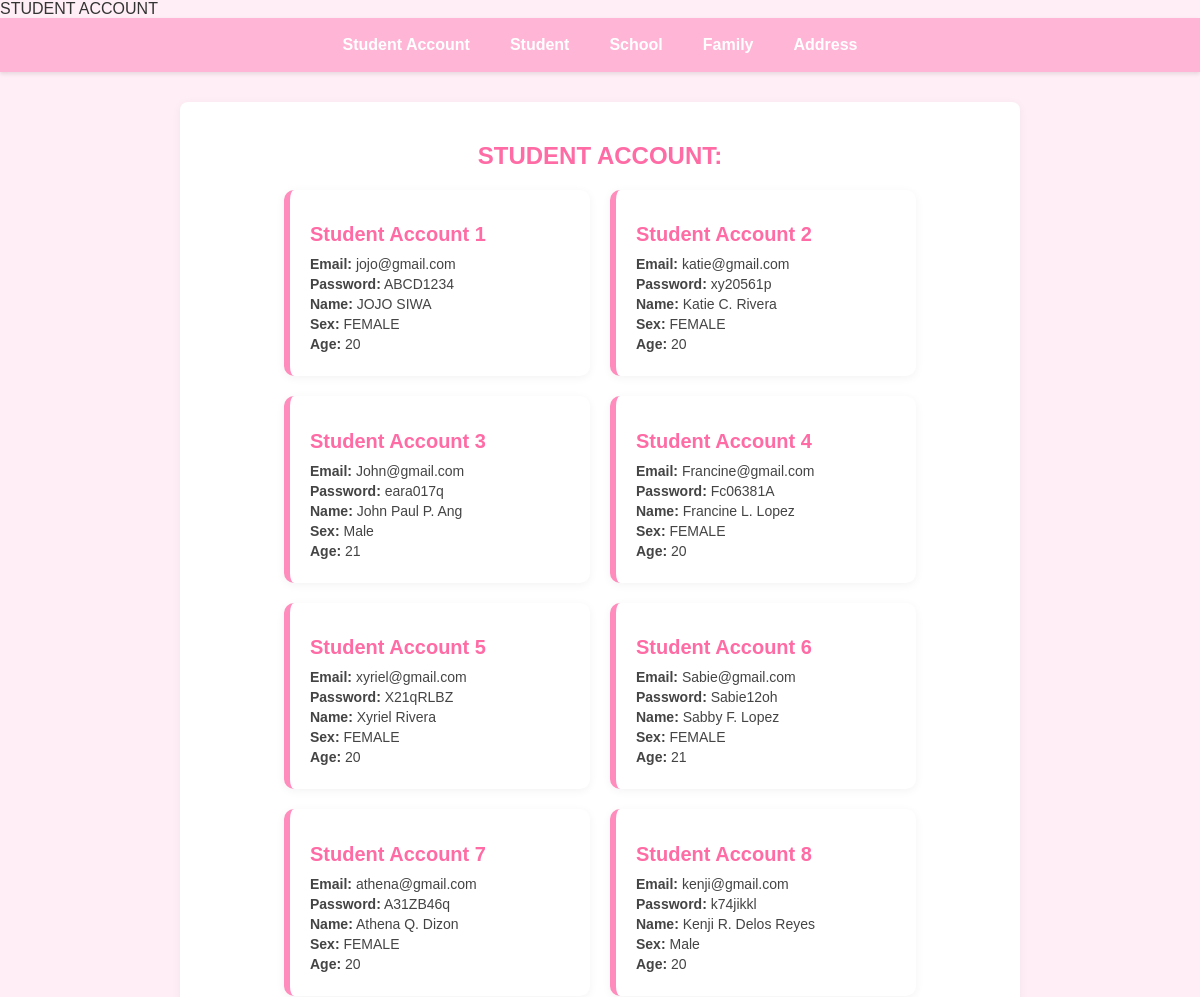
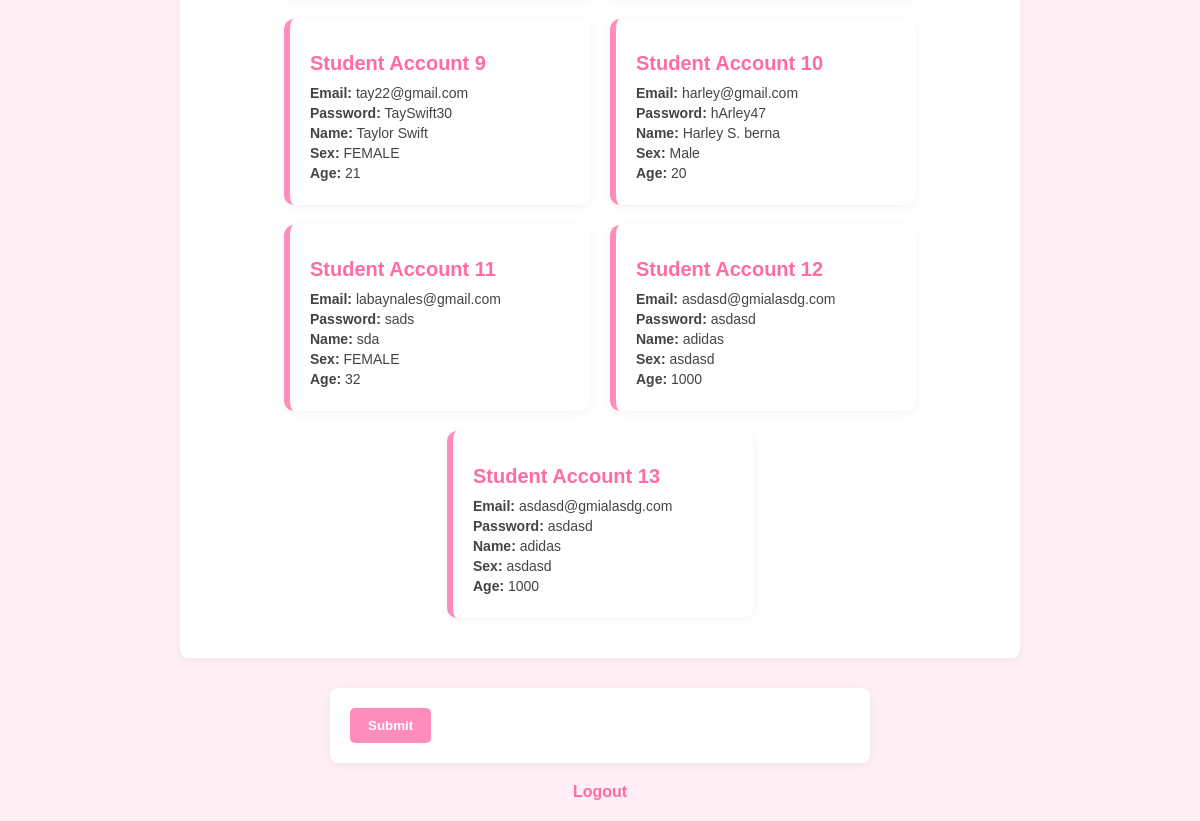
Screenshot of /account/ with the database file from the repository (2 pictures, top to bottom).
### online_enrollment/models.py (models this page shows, shortened)
class Account(models.Model):
    email = models.EmailField(max_length=100)
    password = models.CharField(max_length=100)
    name = models.CharField(max_length=100)
    sex = models.CharField(max_length=100)
    age = models.IntegerField()

### online_enrollment/views.py (the view)
def account_view(request):
    form = Account.objects.all()
    return render(request, 'student_acc.html', {'form': form} )

### online_enrollment/templates/student_acc.html (shortened to what this page needs)
{% extends 'dashboard.html' %}
{% block content %}
<h2>STUDENT ACCOUNT:</h2>
<div class="container">
    {% for x in form %}
    <div class="student-card">
        <h1>Student Account {{ forloop.counter }}</h1>
        <p><strong>Email:</strong> {{ x.email }}</p>
        <p><strong>Password:</strong> {{ x.password }}</p>
        <p><strong>Name:</strong> {{ x.name }}</p>
        <p><strong>Sex:</strong> {{ x.sex }}</p>
        <p><strong>Age:</strong> {{ x.age }}</p>
    </div>
    {% endfor %}
</div>
{% endblock %}

### online_enrollment/templates/dashboard.html (style rules this page uses)
body { margin: 0; padding: 0; font-family: Arial, Helvetica, sans-serif; background: #ffeef5; color: #333; }

### online_enrollment/templates/student_acc.html (style rules this page uses)
.container { max-width: 900px; margin: 20px auto; display: flex; flex-wrap: wrap; gap: 20px; justify-content: center; }
.student-card { background: white; width: 260px; padding: 20px; border-radius: 10px; box-shadow: 0 2px 10px rgba(0,0,0,0.05); border-left: 6px solid #ff8cbc; transition: 0.3s; }
h2 { text-align: center; color: #ff6ba5; margin-top: 20px; }
.student-card h1 { font-size: 20px; color: #ff6ba5; margin-bottom: 10px; }
.student-card p { margin: 4px 0; font-size: 14px; color: #444; }

### rows the page displays
Account: email "jojo@gmail.com", password "ABCD1234", name "JOJO SIWA", sex "FEMALE", age "20"
Account: email "katie@gmail.com", password "xy20561p", name "Katie C. Rivera", sex "FEMALE", age "20"
Account: email "John@gmail.com", password "eara017q", name "John Paul P. Ang", sex "Male", age "21"
Account: email "Francine@gmail.com", password "Fc06381A", name "Francine L. Lopez", sex "FEMALE", age "20"
Account: email "xyriel@gmail.com", password "X21qRLBZ", name "Xyriel Rivera", sex "FEMALE", age "20"
Account: email "Sabie@gmail.com", password "Sabie12oh", name "Sabby F. Lopez", sex "FEMALE", age "21"
Account: email "athena@gmail.com", password "A31ZB46q", name "Athena Q. Dizon", sex "FEMALE", age "20"
Account: email "kenji@gmail.com", password "k74jikkl", name "Kenji R. Delos Reyes", sex "Male", age "20"
Account: email "tay22@gmail.com", password "TaySwift30", name "Taylor Swift", sex "FEMALE", age "21"
Account: email "harley@gmail.com", password "hArley47", name "Harley S. berna", sex "Male", age "20"
Account: email "labaynales@gmail.com", password "sads", name "sda", sex "FEMALE", age "32"
Account: email "asdasd@gmialasdg.com", password "asdasd", name "adidas", sex "asdasd", age "1000"
Account: email "asdasd@gmialasdg.com", password "asdasd", name "adidas", sex "asdasd", age "1000"
